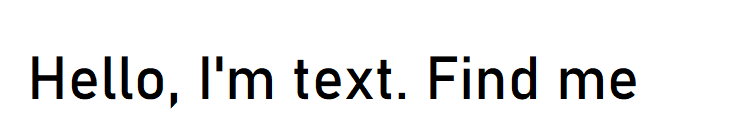
#> input picture res/text.png, 752 x 140 px
$ python cnt.py
#> lines starting #> are read from the running program, lines starting #| are printed output that depends on the picture; after the words box and inside, x2 and y2 are one past the last pixel; in counts of white or black regions, pixels touching at a corner belong together
import cv2

image_file = '../res/text.png'
img = cv2.imread(image_file)
#> img is the input picture: shape (140, 752, 3); mean B, G, R 237.5, 237.5, 237.5

gray = cv2.cvtColor(img, cv2.COLOR_BGR2GRAY)
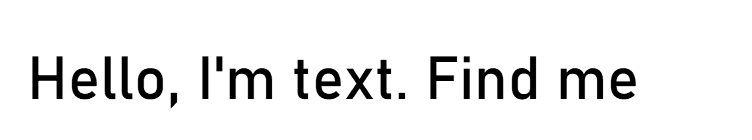
#> gray: shape (140, 752); min 0, max 255, mean 237.5

while True:
    _, thresh = cv2.threshold(gray, 1, 255, cv2.THRESH_BINARY)
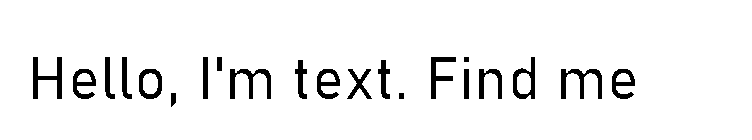
#> thresh: shape (140, 752); 94.5% white; 21 black regions
    contours, _ = cv2.findContours(thresh, cv2.RETR_TREE, cv2.CHAIN_APPROX_NONE)
#> contours = 27 contours; largest, box (x1, y1, x2, y2) and area: (0, 0, 752, 140) 104389, (512, 56, 536, 100) 717, (138, 68, 163, 100) 648, (560, 68, 603, 100) 608, (229, 68, 272, 100) 608
    for contour in contours:
        (x, y, w, h) = cv2.boundingRect(contour)
        cv2.rectangle(img, (x,y), (x + w, y + h), (150, 0, 0), 1)
#> this loop made 27 passes
#> (x, y, w, h) on passes 1 to 12: (0, 0, 752, 140), (398, 92, 7, 8), (170, 92, 7, 16), (611, 68, 25, 32), (616, 73, 15, 9), (560, 68, 43, 32), (478, 68, 25, 32), (463, 68, 7, 32), (346, 68, 27, 32), (316, 68, 25, 32), (321, 73, 15, 9), (229, 68, 43, 32)
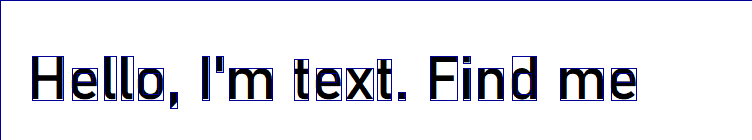
#> img: shape (140, 752, 3); 3.2% of pixels changed, all inside (x1, y1, x2, y2) = (0, 0, 752, 140)

    cv2.imshow("img", img)
    cv2.imshow("Output", img)
    cv2.waitKey(0)

$ run again, with res/fig.png copied over res/text.png
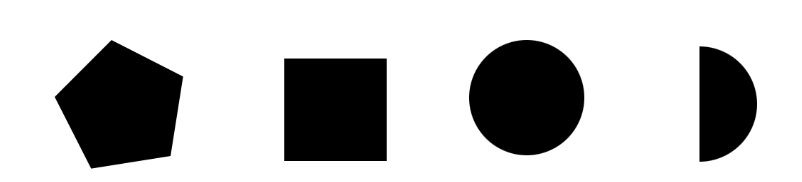
#> input picture res/fig.png, 802 x 182 px
#> img is the input picture: shape (182, 802, 3); min 0, max 255, mean 189.9
#> `_, thresh = cv2.threshold(gray, 1, 255, cv2.THRESH_BINARY)`:
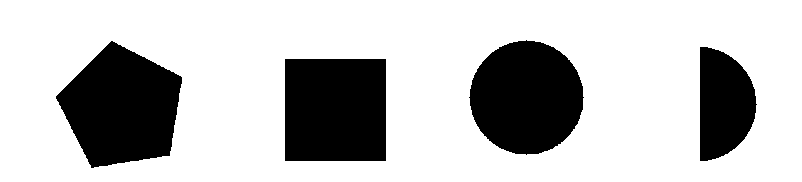
#> thresh: shape (182, 802); 75.2% white; 4 black regions
#> contours = 5 contours; box (x1, y1, x2, y2) and area: (0, 0, 802, 182) 144981, (55, 40, 183, 169) 11003, (284, 58, 387, 162) 10504, (468, 39, 585, 156) 10286, (699, 46, 758, 162) 5144
#> the loop `for contour in contours:` made 5 passes
#> (x, y, w, h) on passes 1 to 5: (0, 0, 802, 182), (284, 58, 103, 104), (699, 46, 59, 116), (55, 40, 128, 129), (468, 39, 117, 117)
#> after the loop `for contour in contours:`:
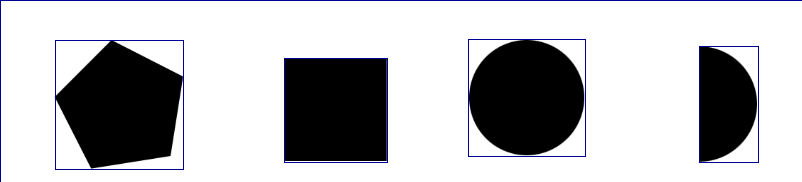
#> img: shape (182, 802, 3); 1.87% of pixels changed, all inside (x1, y1, x2, y2) = (0, 0, 802, 182)
